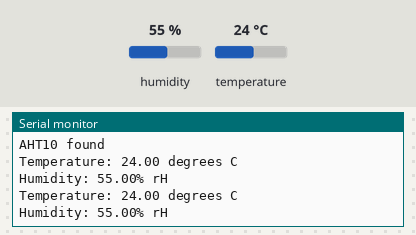
Simulated run of this sketch. Board: ESP32. Shown: the last lines printed to the serial monitor. The test bench sets the inputs (shaded band); at power-on: humidity 55 %, temperature 24 °C. WiFi joins after 1.5 s; servers stay silent unless stated.

Above: at 3.0 s.
3.1 s: humidity set to 22 %
At 4.1 s:
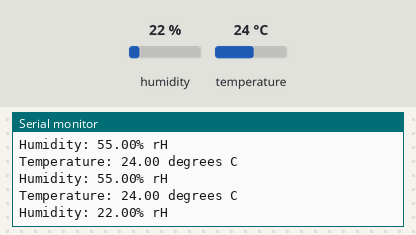
4.6 s: temperature set to 12 °C
At 5.3 s:
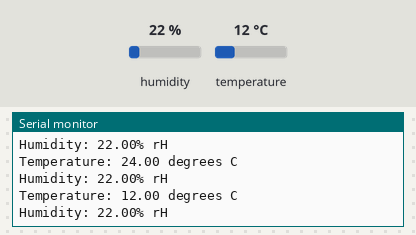
6.1 s: humidity set to 40 %
At 7.0 s:
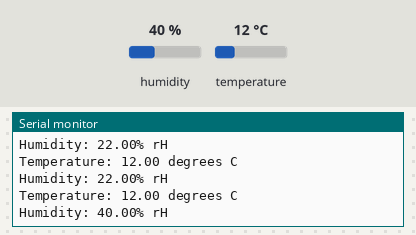
Timing chart, 0 to 9.1 s (numbered marks = the images above; inputs shaded):
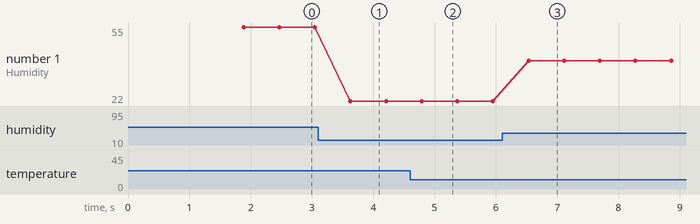

The sketch:

adafruit_aht10_test.ino
```cpp
#define BLYNK_TEMPLATE_ID "TMPL2J5-oR7QU"
#define BLYNK_TEMPLATE_NAME "temperature sensor system"
#include <WiFi.h>
#include <WiFiClient.h>
#include <BlynkSimpleEsp32.h>
#include <Wire.h>

#include <Adafruit_AHT10.h>
#define WIFI_SSID "GEARBOX STAFF"
#define WIFI_PASSWORD "Member@Gearbox"
#define AUTH_TOKEN "ybO4884QhsUc6kxvFmspN1W5Tcutam7M"
Adafruit_AHT10 aht;
char auth[] = AUTH_TOKEN;
char ssid[] = WIFI_SSID;
char pass[] = WIFI_PASSWORD;
void setup() {
  Serial.begin(115200);
  Serial.println("Adafruit AHT10 demo!");
  Blynk.begin(auth, ssid, pass);
  Wire.begin();

  if (! aht.begin()) {
    Serial.println("Could not find AHT10? Check wiring");
    while (1) delay(10);


  }
  Serial.println("AHT10 found");
}

void loop() {
  Blynk.run();
  sensors_event_t humidity, temp;
  aht.getEvent(&humidity, &temp);// populate temp and humidity objects with fresh data
  Blynk.virtualWrite(V0, temp);
  //Blynk.virtualWrite(V6, humidity);

  Serial.print("Temperature: "); Serial.print(temp.temperature); Serial.println(" degrees C");
  Serial.print("Humidity: "); Serial.print(humidity.relative_humidity); Serial.println("% rH");

  delay(500);
}
```

Measured:
- after the input at 3.1 s, the serial monitor: prints a new line after 0.53 s (image 1)
- after the input at 4.6 s, the serial monitor: prints a new line after 0.19 s (image 2)
- after the input at 6.1 s, the serial monitor: prints a new line after 0.43 s (image 3)
- plotted number 1: 55 → 22 after the input at 3.1 s, 22 → 40 after the input at 6.1 s
